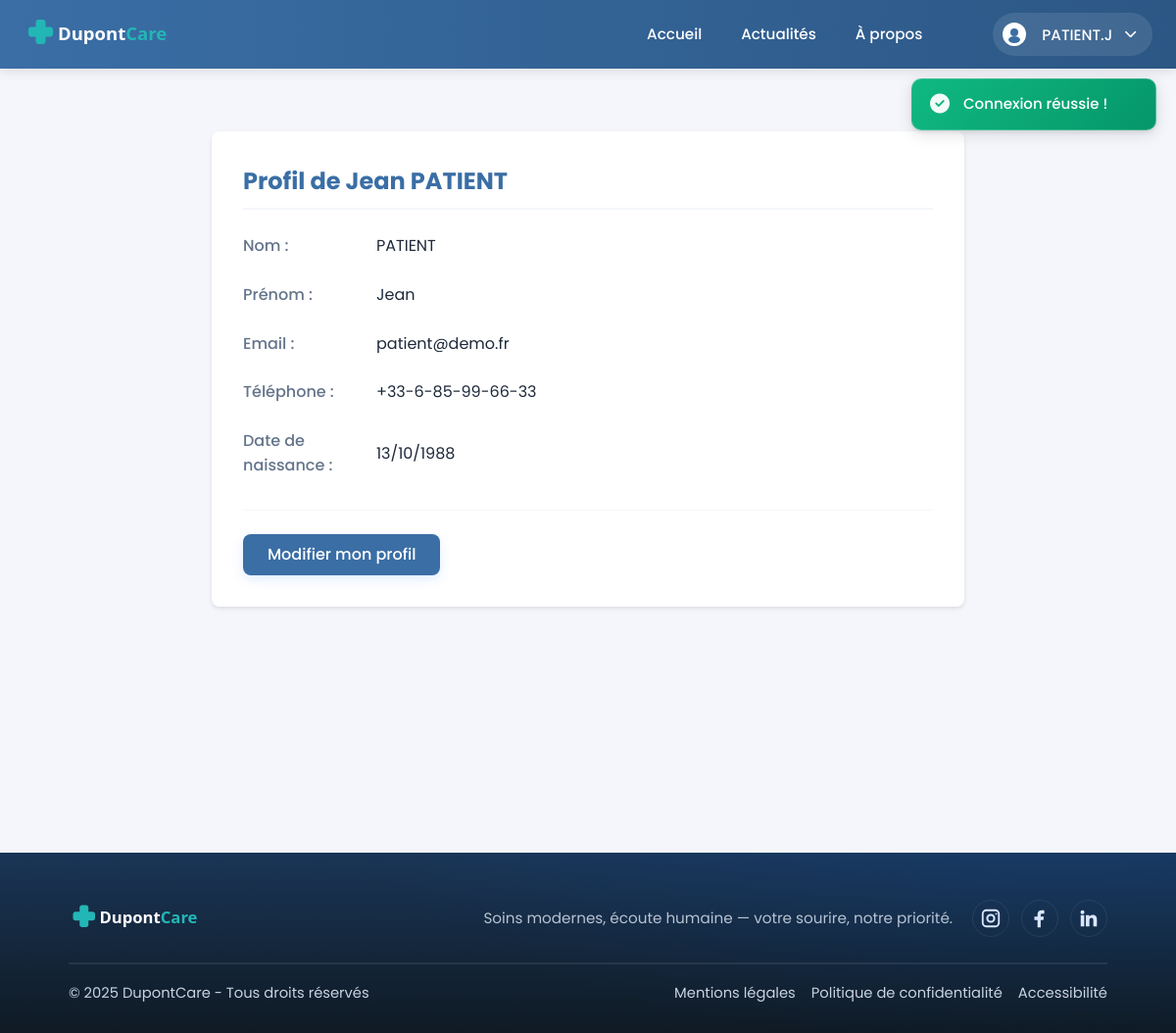
Screenshot of /index.php?page=user&action=profile (signed in) with the database file from the repository.
### tables this page shows
CREATE TABLE `utilisateur` (
  `id` int(10) UNSIGNED NOT NULL,
  `role` enum('PATIENT','MEDECIN','SECRETAIRE') NOT NULL,
  `nom` varchar(100) NOT NULL,
  `prenom` varchar(100) NOT NULL,
  `email` varchar(190) NOT NULL,
  `telephone` varchar(30) DEFAULT NULL,
  `avatar` varchar(255) DEFAULT NULL,
  `password_hash` varchar(255) NOT NULL,
  `date_inscription` datetime NOT NULL DEFAULT current_timestamp(),
  `date_naissance` date DEFAULT NULL
);

### app/controllers/UserController.php (called while the page is built, shortened)
<?php
class UserController {
    private $userModel;
    public function __construct() {
        $this->userModel = new UserModel();
    }
    public function profile() {
        $user = $this->userModel->getUserById($_SESSION['user_id']);
        require_once 'app/views/user/profile.php';
    }
}

### app/core/App.php (called while the page is built, shortened)
<?php
class App {
    public function run() {
        $action = isset($_GET['action']) ? strtolower($_GET['action']) : 'index';
        $method = strtolower(trim($action));
        $params = [];
        try {
            $controller = new $controllerClass();
            call_user_func_array([$controller, $method], $params);
        } catch (\Exception $e) {
            http_response_code(404);
            include __DIR__ . '/../views/error/404.php';
        }
    }
}

### index.php (called while the page is built, shortened)
<?php
$app = new App();
$app->run();

### app/models/database.php (called while the page is built, shortened)
<?php
class Database {
    private static $instance = null;
    private $connection;
    private function __construct() {
        $host = DB_HOST;
        $dbname = DB_NAME;
        $user = DB_USER;
        $pass = DB_PASS;
        $charset = DB_CHARSET;
        $options = [
            PDO::ATTR_ERRMODE => PDO::ERRMODE_EXCEPTION,
            PDO::ATTR_DEFAULT_FETCH_MODE => PDO::FETCH_ASSOC,
            PDO::MYSQL_ATTR_INIT_COMMAND => "SET NAMES $charset"
        ];
        try {
            $this->connection = new PDO(
                "mysql:host=$host;dbname=$dbname;charset=$charset",
                $user,
                $pass,
                $options
            );
        } catch (PDOException $e) {
            die('Erreur connexion BDD : ' . $e->getMessage());
        }
    }
    public function prepare($sql) {
        return $this->connection->prepare($sql);
    }
    public static function getInstance() {
        if (self::$instance === null) {
            self::$instance = new self();
        }
        return self::$instance;
    }
}

### app/core/Model.php (called while the page is built, shortened)
<?php
abstract class Model {
    public function __construct() {
        $this->db = Database::getInstance();
    }
}

### app/models/UserModel.php (called while the page is built, shortened)
<?php
class UserModel extends Model {
    public function getUserById($id) {
        $sql = "SELECT * FROM utilisateur WHERE id = ?";
        $stmt = $this->db->prepare($sql);
        $stmt->execute([$id]);
        return $stmt->fetch();
    }
}

### app/views/user/profile.php (the view, shortened to what this page needs)
<?php
include __DIR__ . '/../templates/header.php';
?>
<link rel="stylesheet" href="<?php echo BASE_URL; ?>/css/pages/profil.css">
<main class="profile-page">
    <div class="profile-container">
        <section class="profile-section">
            <h2>Profil de <?php echo htmlspecialchars($user['prenom'] . ' ' . $user['nom']); ?></h2>
            <div class="profile-info">
                <div class="info-group">
                    <label>Nom :</label>
                    <span><?php echo htmlspecialchars($user['nom']); ?></span>
                </div>
                <div class="info-group">
                    <label>Prénom :</label>
                    <span><?php echo htmlspecialchars($user['prenom']); ?></span>
                </div>
                <div class="info-group">
                    <label>Email :</label>
                    <span><?php echo htmlspecialchars($user['email']); ?></span>
                </div>
                <div class="info-group">
                    <label>Téléphone :</label>
                    <span><?php
                        if (!empty($user['telephone'])) {
                            $tel = $user['telephone'];
                            echo htmlspecialchars($tel);
                        } else {
                            echo "Non renseigné";
                        }
                    ?></span>
                </div>
                <div class="info-group">
                    <label>Date de naissance :</label>
                    <span><?php
                        if (!empty($user['date_naissance']) && $user['date_naissance'] !== '0000-00-00') {
                            $date = DateTime::createFromFormat('Y-m-d', $user['date_naissance']);
                            if ($date) {
                                echo $date->format('d/m/Y');
                            } else {
                                echo "Non renseignée";
                            }
                        } else {
                            echo "Non renseignée";
                        }
                    ?></span>
                </div>
            </div>
            <div class="profile-actions">
                <a href="index.php?page=user&action=edit" class="btn btn-primary">Modifier mon profil</a>
            </div>
        </section>
    </div>
</main>
<?php
include __DIR__ . '/../templates/footer.php';
?>

### css/base/polices.css (style rules this page uses)
body { font-family: 'Poppins', system-ui, -apple-system, Segoe UI, Roboto, Arial, sans-serif !important; }
button, input, select, textarea, .btn, .btn-primary, .btn-secondary, .btn-admin, .btn-hero, .btn-outline, .btn-small, .btn-login, .btn-register, .btn-cancel, .btn-confirm, .btn-new-rdv, .tab-button, .user-button, .guest-button, label, span, p, h1, h2, h3, h4, h5, h6, div, a, td, th { font-family: 'Poppins', sans-serif !important; }
html { height: 100%; }
body { min-height: 100vh; display: flex; flex-direction: column; }
body > main { flex: 1 0 auto; }

### css/base/style.css (style rules this page uses)
* { box-sizing: border-box; margin: 0; padding: 0; scroll-behavior: auto; }
body { font-family: 'Poppins', system-ui, -apple-system, Segoe UI, Roboto, Arial, sans-serif; line-height: 1.6; color: #333; }
main { min-height: auto; width: 100%; }
:root { --bg: #f4f6fb; --brand: #3a6ea5; --accent: #00c6ff; --accent-2: #0072ff; --text: #1e2936; --white: #fff; --focus-ring: #0072ff; --focus-ring-offset: 2px; }
* { box-sizing: border-box; margin: 0; padding: 0; }
html, body { height: 100%; }
body { font-family: 'Poppins', system-ui, -apple-system, Segoe UI, Roboto, Arial, sans-serif; background: var(--bg); color: var(--text); line-height: 1.6; }
.btn { width: auto; display: inline-flex; align-items: center; justify-content: center; padding: 10px 18px; border-radius: 8px; color: #fff; font-weight: 600; text-decoration: none; font-size: 0.9375rem; transition: all 0.3s ease; border: none; cursor: pointer; white-space: nowrap; }
.btn-primary { background-color: #3a6ea5; box-shadow: 0 4px 12px rgba(58, 110, 165, 0.2); }

### css/layouts/header.css (style rules this page uses)
:root { --header-height: 70px; --header-bg: linear-gradient(90deg, #3a6ea5 0%, #2c5785 100%); --header-shadow: 0 2px 12px rgba(0, 0, 0, 0.12); --nav-item-hover: rgba(255, 255, 255, 0.15); --btn-primary: #00c6ff; --btn-primary-hover: #00b3e6; --dropdown-shadow: 0 4px 20px rgba(0, 0, 0, 0.15); --transition: 0.2s ease-in-out; }

### css/layouts/footer.css (style rules this page uses)
:root { --footer-bg: #0f1724; --footer-text: #c9d3e1; --footer-heading: #ffffff; --footer-line: rgba(255,255,255,0.08); --brand: #3a6ea5; }

### css/pages/profil.css (style rules this page uses)
.btn { display: inline-block; line-height: 1; padding: 12px 20px; border-radius: 10px; font-weight: 600; font-size: 1rem; text-decoration: none; border: 1px solid transparent; cursor: pointer; transition: transform 0.2s, box-shadow 0.2s, opacity 0.2s, border-color 0.2s; box-shadow: 0 4px 12px rgba(0,114,255,0.13); }

### rows the page displays
utilisateur: prenom+nom "Jean PATIENT", nom "PATIENT", prenom "Jean", email "patient@demo.fr", telephone "+33-6-85-99-66-33", date_naissance "13/10/1988"

### other values shown
$nom "PATIENT"
$premiereLettre "J"
